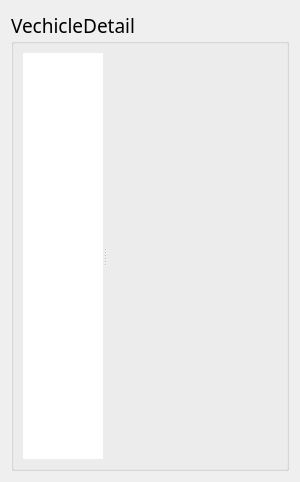
<?xml version="1.0" encoding="UTF-8"?>
<ui version="4.0">
 <class>VechicleListWidget</class>
 <widget class="QWidget" name="VechicleListWidget">
  <property name="geometry">
   <rect>
    <x>0</x>
    <y>0</y>
    <width>300</width>
    <height>482</height>
   </rect>
  </property>
  <property name="minimumSize">
   <size>
    <width>0</width>
    <height>270</height>
   </size>
  </property>
  <property name="maximumSize">
   <size>
    <width>300</width>
    <height>16777215</height>
   </size>
  </property>
  <property name="windowTitle">
   <string>Form</string>
  </property>
  <layout class="QGridLayout" name="gridLayout_2">
   <item row="0" column="0">
    <widget class="QGroupBox" name="groupBox">
     <property name="font">
      <font>
       <family>Agency FB</family>
       <pointsize>14</pointsize>
      </font>
     </property>
     <property name="title">
      <string>VechicleDetail</string>
     </property>
     <layout class="QGridLayout" name="gridLayout">
      <item row="0" column="0">
       <widget class="QSplitter" name="splitter">
        <property name="orientation">
         <enum>Qt::Horizontal</enum>
        </property>
        <widget class="QListWidget" name="listWidget">
         <property name="sizePolicy">
          <sizepolicy hsizetype="Expanding" vsizetype="Expanding">
           <horstretch>0</horstretch>
           <verstretch>0</verstretch>
          </sizepolicy>
         </property>
         <property name="maximumSize">
          <size>
           <width>80</width>
           <height>16777215</height>
          </size>
         </property>
         <property name="font">
          <font>
           <family>Agency FB</family>
           <pointsize>12</pointsize>
          </font>
         </property>
         <property name="layoutDirection">
          <enum>Qt::LeftToRight</enum>
         </property>
         <property name="autoFillBackground">
          <bool>true</bool>
         </property>
         <property name="frameShape">
          <enum>QFrame::NoFrame</enum>
         </property>
         <property name="frameShadow">
          <enum>QFrame::Plain</enum>
         </property>
         <property name="alternatingRowColors">
          <bool>true</bool>
         </property>
         <property name="iconSize">
          <size>
           <width>30</width>
           <height>30</height>
          </size>
         </property>
         <property name="movement">
          <enum>QListView::Free</enum>
         </property>
         <property name="flow">
          <enum>QListView::TopToBottom</enum>
         </property>
         <property name="resizeMode">
          <enum>QListView::Adjust</enum>
         </property>
         <property name="layoutMode">
          <enum>QListView::Batched</enum>
         </property>
         <property name="viewMode">
          <enum>QListView::ListMode</enum>
         </property>
        </widget>
        <widget class="QStackedWidget" name="stackedWidget">
         <property name="maximumSize">
          <size>
           <width>220</width>
           <height>16777215</height>
          </size>
         </property>
        </widget>
       </widget>
      </item>
     </layout>
    </widget>
   </item>
  </layout>
 </widget>
 <resources/>
 <connections/>
</ui>
